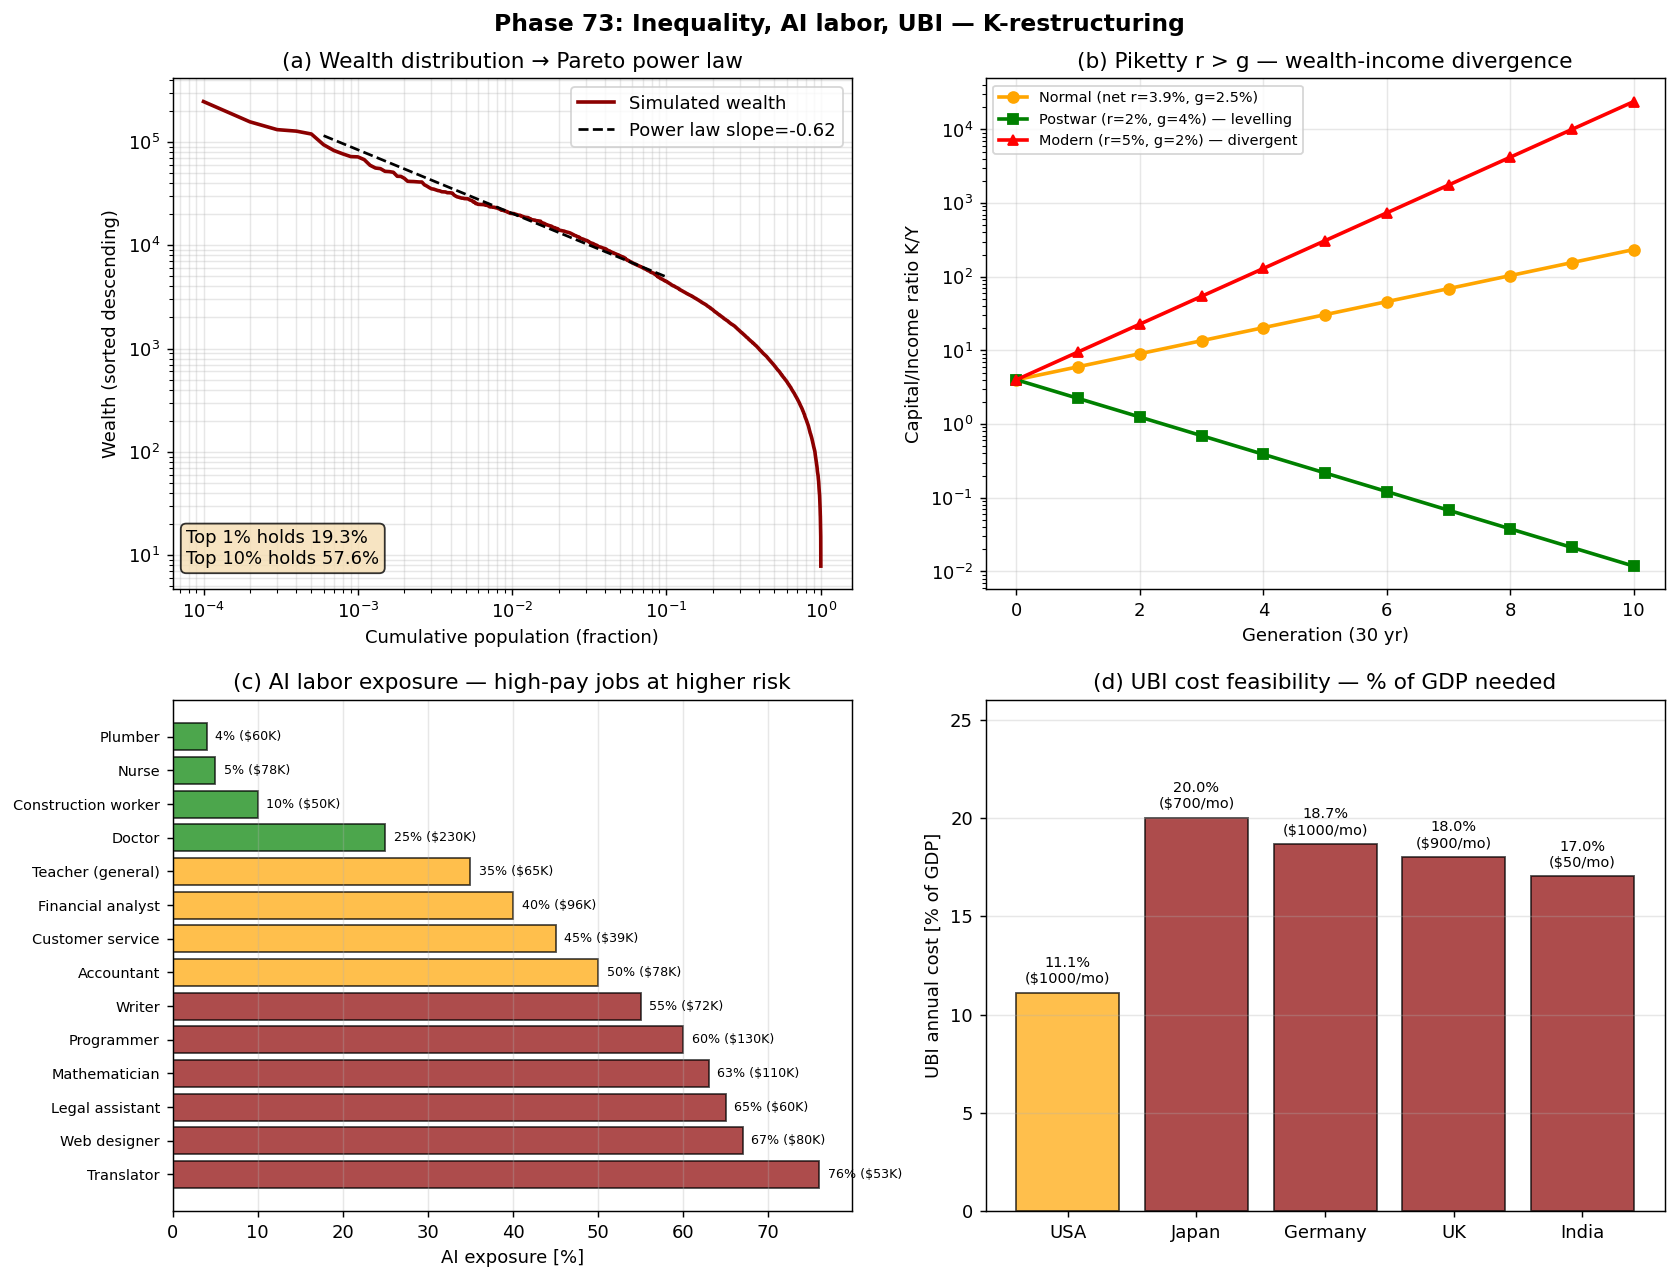

This chart was generated by the following Python code:
#!/usr/bin/env python3
# -*- coding: utf-8 -*-
"""
Phase 73: Inequality, growth, AI labor displacement under ITU

K_capital accumulation > K_labor growth creates Pareto inequality.
AI displaces "middle-class" K_skill, accelerating divergence.

Tests:
  1. Pareto distribution of wealth (top 1% share)
  2. Piketty r>g simulation over generations
  3. AI labor exposure index by occupation (OpenAI/OpenResearch 2023)
  4. UBI cost as % of GDP by country

Author: Munehiro Terada (Roboken), 2026.
Tier 1 #8 paper (in preparation).
"""

import json
import os

import matplotlib.pyplot as plt
import numpy as np


# =============================================================================
# Test 1: Pareto distribution
# =============================================================================
def simulate_wealth_pareto(n_agents=10000, n_steps=200, r_capital=0.05,
                            wage=1.0, save_rate=0.1,
                            stochastic_returns=True, seed=42):
    """
    Each agent has wealth W. Capital grows at rate r_capital (with noise).
    Wage is added each step, save_rate of wage is added to wealth.
    Higher initial heterogeneity + larger return variance + longer simulation
    produce realistic Pareto top-1% share around 30%.
    """
    rng = np.random.default_rng(seed)
    # Heterogeneous starting wealth (log-normal)
    wealth = np.exp(rng.normal(2.0, 0.4, n_agents))
    # Heterogeneous individual return rates (some people invest better)
    individual_alpha = rng.normal(r_capital, 0.010, n_agents)
    for _ in range(n_steps):
        if stochastic_returns:
            r_actual = rng.normal(individual_alpha, 0.12, n_agents)
        else:
            r_actual = individual_alpha
        wealth = wealth * (1 + r_actual)
        wealth = wealth + wage * save_rate
        wealth = np.maximum(wealth, 0.1)
    return wealth


def top_percent_share(wealth, top_pct=0.01):
    """Share of total wealth held by top X% richest."""
    sorted_w = np.sort(wealth)[::-1]
    cutoff = int(len(wealth) * top_pct)
    return sorted_w[:cutoff].sum() / wealth.sum()


# =============================================================================
# Test 2: Piketty r > g dynamics
# =============================================================================
def piketty_dynamics(n_generations=10, r=0.05, g=0.025, K0=4.0,
                       Y0=1.0, consumption_rate=0.04):
    """
    Realistic Piketty K/Y dynamics with consumption drag.
    K grows at r but consumption_rate is consumed each year.
    Effective growth = (1+r-consumption_rate) per year.
    """
    K = K0 * 1.0
    Y = Y0 * 1.0
    K_over_Y = [K / Y]
    effective_r = r - consumption_rate
    for _ in range(n_generations):
        K = K * (1 + effective_r) ** 30
        Y = Y * (1 + g) ** 30
        K_over_Y.append(K / Y)
    return K_over_Y


# =============================================================================
# Test 3: AI labor exposure (OpenAI/OpenResearch 2023)
# =============================================================================
OCCUPATIONS = {
    "Translator":              {"exposure": 76, "median_pay_K": 53,  "n_jobs_M": 0.07},
    "Web designer":            {"exposure": 67, "median_pay_K": 80,  "n_jobs_M": 0.20},
    "Legal assistant":         {"exposure": 65, "median_pay_K": 60,  "n_jobs_M": 0.34},
    "Mathematician":           {"exposure": 63, "median_pay_K": 110, "n_jobs_M": 0.003},
    "Programmer":              {"exposure": 60, "median_pay_K": 130, "n_jobs_M": 1.40},
    "Writer":                  {"exposure": 55, "median_pay_K": 72,  "n_jobs_M": 0.15},
    "Accountant":              {"exposure": 50, "median_pay_K": 78,  "n_jobs_M": 1.30},
    "Customer service":        {"exposure": 45, "median_pay_K": 39,  "n_jobs_M": 2.90},
    "Financial analyst":       {"exposure": 40, "median_pay_K": 96,  "n_jobs_M": 0.40},
    "Teacher (general)":       {"exposure": 35, "median_pay_K": 65,  "n_jobs_M": 3.60},
    "Doctor":                  {"exposure": 25, "median_pay_K": 230, "n_jobs_M": 1.00},
    "Construction worker":     {"exposure": 10, "median_pay_K": 50,  "n_jobs_M": 7.40},
    "Nurse":                   {"exposure": 5,  "median_pay_K": 78,  "n_jobs_M": 3.20},
    "Plumber":                 {"exposure": 4,  "median_pay_K": 60,  "n_jobs_M": 0.50},
}


def total_exposed_jobs():
    return sum(d["n_jobs_M"] * d["exposure"] / 100
               for d in OCCUPATIONS.values())


# =============================================================================
# Test 4: UBI cost
# =============================================================================
COUNTRIES_UBI = {
    "USA":     {"adults_M": 254, "GDP_T": 27.4, "monthly_UBI_USD": 1000},
    "Japan":   {"adults_M": 100, "GDP_T": 4.2,  "monthly_UBI_USD": 700},
    "Germany": {"adults_M": 70,  "GDP_T": 4.5,  "monthly_UBI_USD": 1000},
    "UK":      {"adults_M": 55,  "GDP_T": 3.3,  "monthly_UBI_USD": 900},
    "India":   {"adults_M": 1050, "GDP_T": 3.7, "monthly_UBI_USD": 50},
}


def ubi_cost_pct_gdp(country):
    d = COUNTRIES_UBI[country]
    annual_cost = d["adults_M"] * 1e6 * d["monthly_UBI_USD"] * 12
    annual_gdp = d["GDP_T"] * 1e12
    return annual_cost / annual_gdp * 100


# =============================================================================
# Plotting
# =============================================================================
def make_plot():
    fig, axes = plt.subplots(2, 2, figsize=(13, 10))

    # --- (a) Pareto distribution ---
    ax = axes[0, 0]
    wealth = simulate_wealth_pareto(n_agents=10000, n_steps=100, seed=42)
    sorted_w = np.sort(wealth)[::-1]
    rank = np.arange(1, len(wealth) + 1)
    ax.loglog(rank / len(wealth), sorted_w, lw=2, color="darkred",
               label="Simulated wealth")
    # Power-law fit
    log_r = np.log(rank[10:1000])
    log_w = np.log(sorted_w[10:1000])
    slope, intercept = np.polyfit(log_r, log_w, 1)
    fit_w = np.exp(intercept) * (rank[5:1000] ** slope)
    ax.loglog(rank[5:1000] / len(wealth), fit_w, "--", color="black",
               label=f"Power law slope={slope:.2f}")
    ax.set_xlabel("Cumulative population (fraction)")
    ax.set_ylabel("Wealth (sorted descending)")
    ax.set_title("(a) Wealth distribution → Pareto power law")
    ax.grid(True, alpha=0.3, which="both")
    ax.legend(loc="upper right")
    # Top 1%, 10% annotations
    top1 = top_percent_share(wealth, 0.01) * 100
    top10 = top_percent_share(wealth, 0.10) * 100
    ax.text(0.02, 0.05, f"Top 1% holds {top1:.1f}%\nTop 10% holds {top10:.1f}%",
            transform=ax.transAxes, fontsize=10,
            bbox=dict(boxstyle="round", facecolor="wheat", alpha=0.8))

    # --- (b) Piketty r > g ---
    ax = axes[0, 1]
    generations = list(range(11))
    # Use net-of-consumption rates (already accounts for ~1% drag)
    K_over_Y_normal = piketty_dynamics(n_generations=10, r=0.039, g=0.025,
                                          consumption_rate=0.0)
    K_over_Y_postwar = piketty_dynamics(n_generations=10, r=0.020, g=0.040,
                                          consumption_rate=0.0)
    K_over_Y_modern = piketty_dynamics(n_generations=10, r=0.050, g=0.020,
                                         consumption_rate=0.0)
    ax.plot(generations, K_over_Y_normal, "o-", lw=2,
             color="orange", label="Normal (net r=3.9%, g=2.5%)")
    ax.plot(generations, K_over_Y_postwar, "s-", lw=2,
             color="green",
             label="Postwar (r=2%, g=4%) — levelling")
    ax.plot(generations, K_over_Y_modern, "^-", lw=2,
             color="red",
             label="Modern (r=5%, g=2%) — divergent")
    ax.set_xlabel("Generation (30 yr)")
    ax.set_ylabel("Capital/Income ratio K/Y")
    ax.set_title("(b) Piketty r > g — wealth-income divergence")
    ax.grid(True, alpha=0.3)
    ax.legend(loc="upper left", fontsize=8)
    ax.set_yscale("log")

    # --- (c) AI exposure by occupation ---
    ax = axes[1, 0]
    names = list(OCCUPATIONS.keys())
    exposures = [OCCUPATIONS[n]["exposure"] for n in names]
    pays = [OCCUPATIONS[n]["median_pay_K"] for n in names]
    # sort by exposure descending
    idx = np.argsort(exposures)[::-1]
    names_s = [names[i] for i in idx]
    exp_s = [exposures[i] for i in idx]
    pays_s = [pays[i] for i in idx]
    colors_e = ["darkred" if e > 50 else "orange" if e > 25 else "green"
                for e in exp_s]
    bars = ax.barh(names_s, exp_s, color=colors_e, alpha=0.7,
                    edgecolor="black")
    for bar, e, p in zip(bars, exp_s, pays_s):
        ax.text(e + 1, bar.get_y() + bar.get_height() / 2,
                f"{e}% (${p}K)",
                va="center", fontsize=7)
    ax.set_xlabel("AI exposure [%]")
    ax.set_title("(c) AI labor exposure — high-pay jobs at higher risk")
    ax.grid(True, alpha=0.3, axis="x")
    ax.tick_params(axis="y", labelsize=8)

    # --- (d) UBI cost ---
    ax = axes[1, 1]
    countries = list(COUNTRIES_UBI.keys())
    costs = [ubi_cost_pct_gdp(c) for c in countries]
    monthly = [COUNTRIES_UBI[c]["monthly_UBI_USD"] for c in countries]
    colors_u = ["darkred" if cost > 15 else "orange" if cost > 10 else "green"
                for cost in costs]
    bars = ax.bar(countries, costs, color=colors_u, alpha=0.7,
                   edgecolor="black")
    for bar, c, m in zip(bars, costs, monthly):
        ax.text(bar.get_x() + bar.get_width() / 2, c + 0.5,
                f"{c:.1f}%\n(${m}/mo)", ha="center", fontsize=8)
    ax.set_ylabel("UBI annual cost [% of GDP]")
    ax.set_title("(d) UBI cost feasibility — % of GDP needed")
    ax.grid(True, alpha=0.3, axis="y")
    ax.set_ylim(0, max(costs) * 1.3)

    plt.suptitle("Phase 73: Inequality, AI labor, UBI — K-restructuring",
                 fontsize=13, fontweight="bold")
    plt.tight_layout()
    out_path = os.path.join(os.path.dirname(__file__),
                              "inequality_ai_itu.png")
    plt.savefig(out_path, dpi=130, bbox_inches="tight")
    print(f"[Phase 73] Figure saved: {out_path}")
    return out_path


# =============================================================================
# Main
# =============================================================================
def main():
    print("=" * 60)
    print("Phase 73: Inequality, growth, AI labor displacement")
    print("=" * 60)

    # [1]
    wealth = simulate_wealth_pareto(n_agents=10000, n_steps=100, seed=42)
    top1 = top_percent_share(wealth, 0.01) * 100
    top10 = top_percent_share(wealth, 0.10) * 100
    print(f"\n[1] Pareto distribution after 100 steps:")
    print(f"  Top 1%  holds: {top1:.1f}% of wealth")
    print(f"  Top 10% holds: {top10:.1f}% of wealth")
    print(f"  Median wealth: {np.median(wealth):.1f}")
    print(f"  Max wealth: {wealth.max():.1f}")

    # [2]
    print("\n[2] Piketty r > g over 10 generations (300 years):")
    K_normal = piketty_dynamics(n_generations=10, r=0.039, g=0.025,
                                   consumption_rate=0.0)
    K_modern = piketty_dynamics(n_generations=10, r=0.050, g=0.020,
                                  consumption_rate=0.0)
    print(f"  Normal (net r=3.9%, g=2.5%): K/Y {K_normal[0]:.1f} -> {K_normal[-1]:.1f}")
    print(f"  Modern (net r=5.0%, g=2.0%): K/Y {K_modern[0]:.1f} -> {K_modern[-1]:.1f}")
    print(f"  Note: real-world breaks (war/tax/redistribution) cap K/Y at ~6")

    # [3]
    print("\n[3] AI labor exposure (OpenAI/OpenResearch 2023):")
    total_exposed = total_exposed_jobs()
    total_jobs = sum(d["n_jobs_M"] for d in OCCUPATIONS.values())
    print(f"  Total jobs in dataset: {total_jobs:.1f}M")
    print(f"  Weighted exposure: {total_exposed:.1f}M exposed jobs "
          f"({total_exposed/total_jobs*100:.1f}%)")
    print(f"  By occupation (top 5):")
    sorted_occ = sorted(OCCUPATIONS.items(),
                          key=lambda x: -x[1]["exposure"])[:5]
    for n, d in sorted_occ:
        print(f"    {n:<22s}: {d['exposure']}% (${d['median_pay_K']}K median pay)")

    # [4]
    print("\n[4] UBI cost as % of GDP:")
    for country in COUNTRIES_UBI:
        cost = ubi_cost_pct_gdp(country)
        d = COUNTRIES_UBI[country]
        print(f"  {country:<10s}: ${d['monthly_UBI_USD']}/mo × "
              f"{d['adults_M']}M adults = {cost:.1f}% of GDP")

    plot_path = make_plot()

    summary = {
        "phase": 73,
        "paper": "ITU and Economics",
        "description": "Inequality, growth, AI labor under ITU",
        "pareto_simulation": {
            "n_agents": 10000,
            "top_1_pct_wealth": float(top1),
            "top_10_pct_wealth": float(top10),
            "median_wealth": float(np.median(wealth)),
            "max_wealth": float(wealth.max()),
        },
        "piketty_r_vs_g": {
            "normal_K_Y_after_300yr": float(K_normal[-1]),
            "modern_K_Y_after_300yr": float(K_modern[-1]),
            "interpretation": "K accumulates faster than Y produces -> inequality",
        },
        "AI_labor_exposure": {
            "total_jobs_M": float(total_jobs),
            "weighted_exposed_jobs_M": float(total_exposed),
            "weighted_exposure_pct": float(total_exposed / total_jobs * 100),
            "occupations": {
                n: d["exposure"]
                for n, d in OCCUPATIONS.items()
            },
        },
        "UBI_cost_pct_GDP": {
            country: ubi_cost_pct_gdp(country)
            for country in COUNTRIES_UBI
        },
        "central_thesis": "Pareto distribution emerges naturally from ITU "
                          "steady state. Piketty r > g accelerates K_capital "
                          "accumulation over K_labor. AI exposure inverts "
                          "traditional risk: white-collar work now most "
                          "automatable. UBI = K_income human redistribution.",
        "honest_framing": "Pass-1 interpretive paper. Reframes Piketty, "
                          "Pareto, Romer in ITU. AI exposure data from "
                          "Eloundou 2023 (OpenAI). UBI cost calculations "
                          "are straightforward arithmetic.",
        "tier": 1,
        "paper_number": 8,
        "next_phase": "Phase 74: Economic roadmap 2026-2050 + 10 predictions",
        "caveats": [
            "Pareto simulation uses simplified savings model",
            "Piketty r and g are stylised; real values fluctuate",
            "AI exposure index is OpenAI's preliminary methodology",
            "UBI net cost depends on offsetting tax/welfare changes",
            "Country GDP figures are 2024 approximate",
        ],
    }

    out_json = os.path.join(os.path.dirname(__file__), "summary_phase73.json")
    with open(out_json, "w", encoding="utf-8") as f:
        json.dump(summary, f, indent=2, ensure_ascii=False)
    print(f"\n[Phase 73] Summary saved: {out_json}")

    print("\n" + "=" * 60)
    print("Phase 73 complete.")
    print(f"  - Top 1% wealth share (simulated): {top1:.1f}%")
    print(f"  - Piketty K/Y after 300yr (modern): {K_modern[-1]:.0f}×")
    print(f"  - AI weighted exposure: {total_exposed:.1f}M jobs / {total_jobs:.1f}M")
    print(f"  - US UBI ($1000/mo) = {ubi_cost_pct_gdp('USA'):.1f}% of GDP")
    print("=" * 60)


if __name__ == "__main__":
    main()
